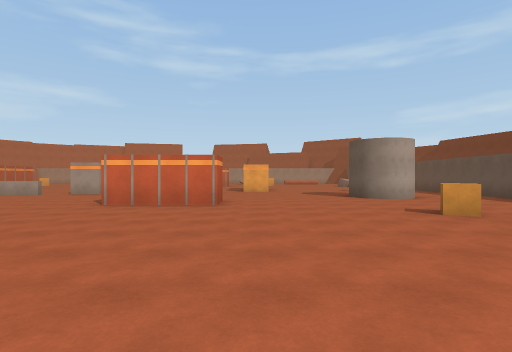
[1] (above)

24 first-person views from a walk through a scene from a Unity 3-D project. The camera is 1.5 m above the floor, looks level and sees 80° across. The floor is counted in squares, 2 m on a side. Each view is taken from the middle of a square. On the plan, view 1 faces up. The plan holds only what a view shows up to about 10 squares ahead; the rest is blank. The place goes on beyond the plan. The player character is not drawn.

[2]
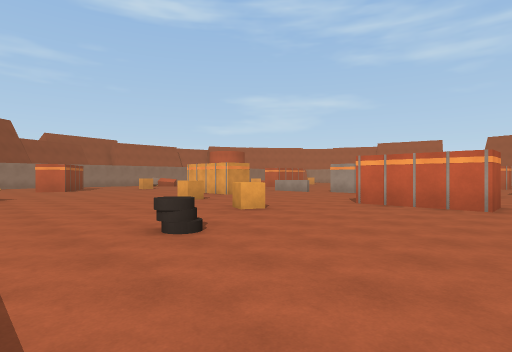

[3]
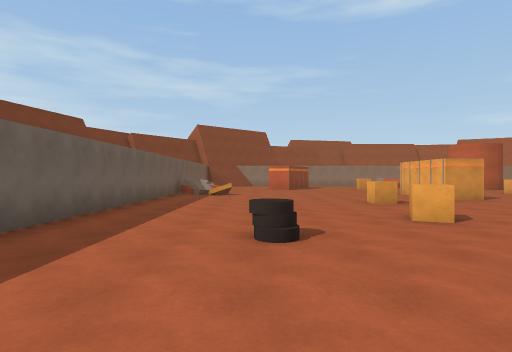

[4]
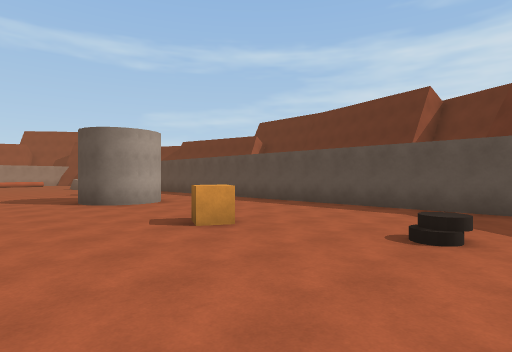

[5]
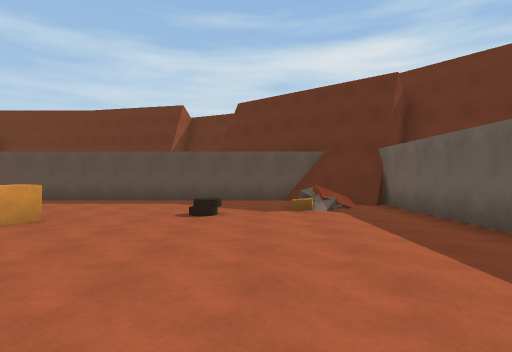

[6]
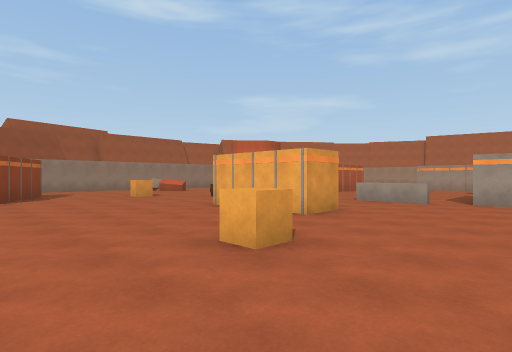

[7]
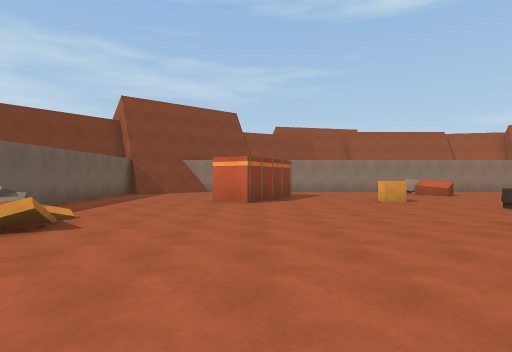

[8]
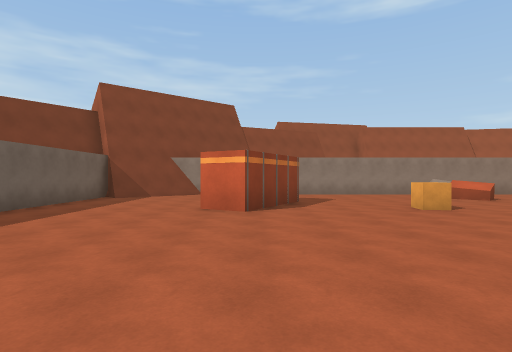

[9]
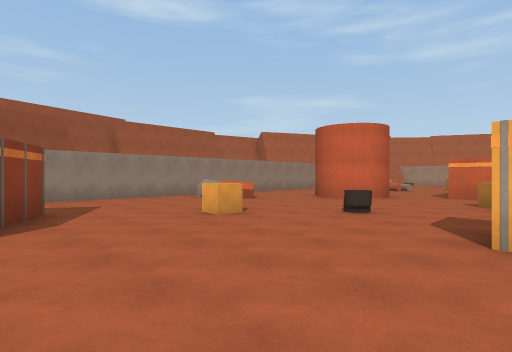

[10]
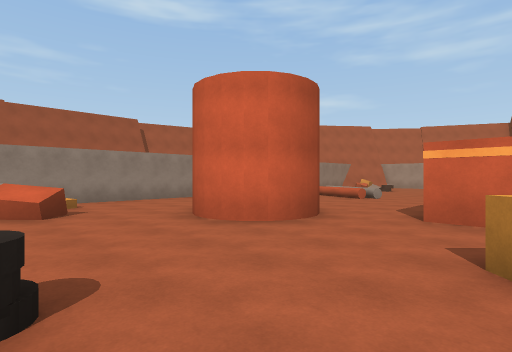

[11]
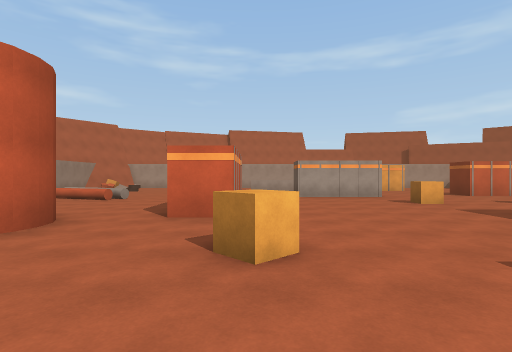

[12]
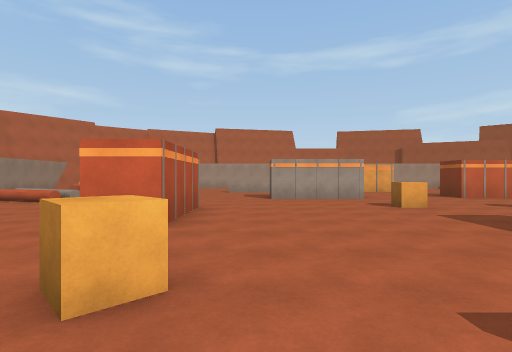

[13]
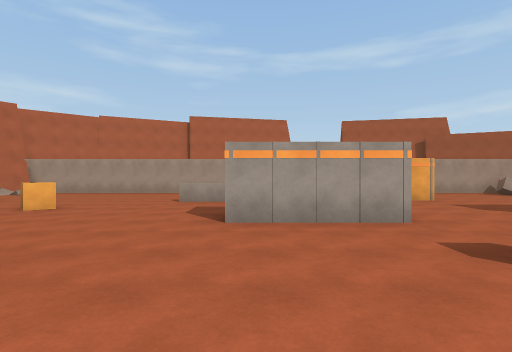

[14]
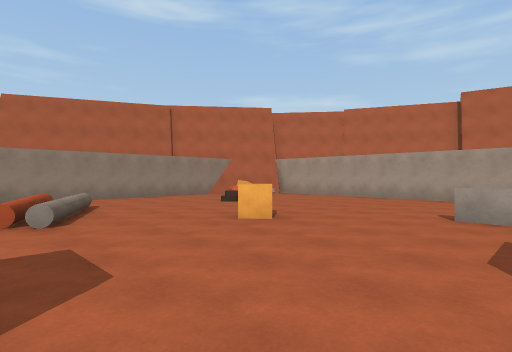

[15]
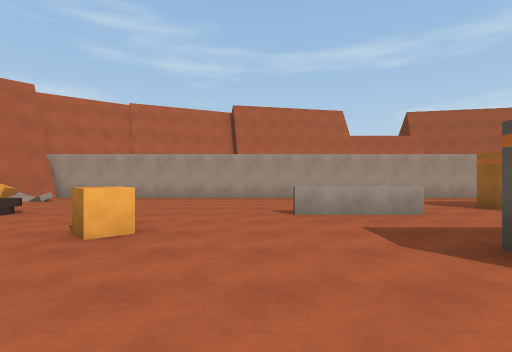

[16]
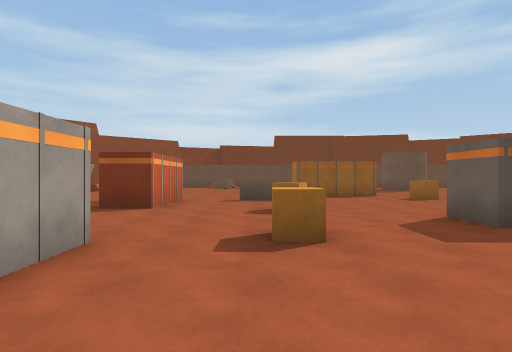

[17]
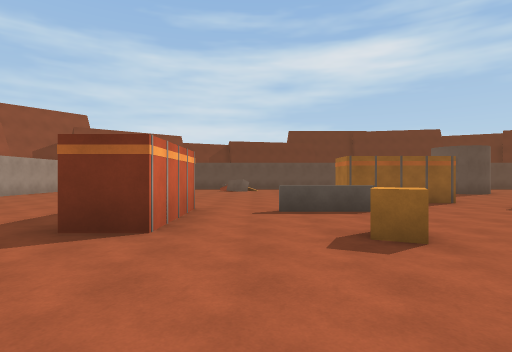

[18]
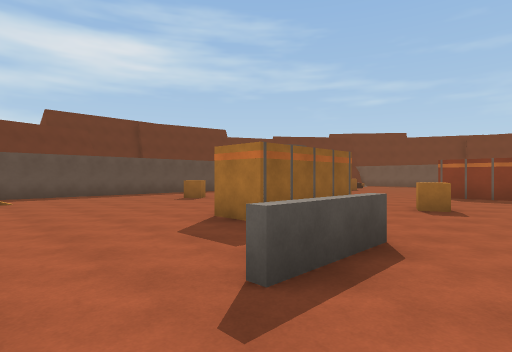

[19]
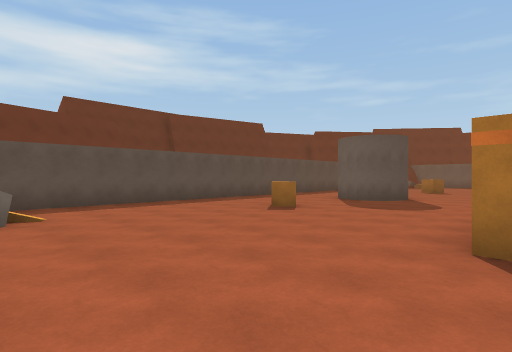

[20]
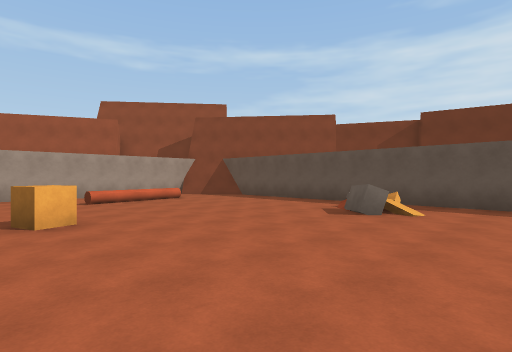

[21]
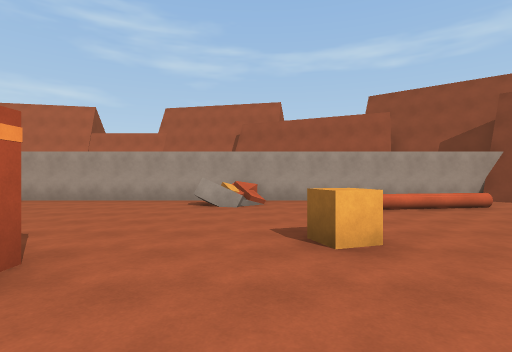

[22]
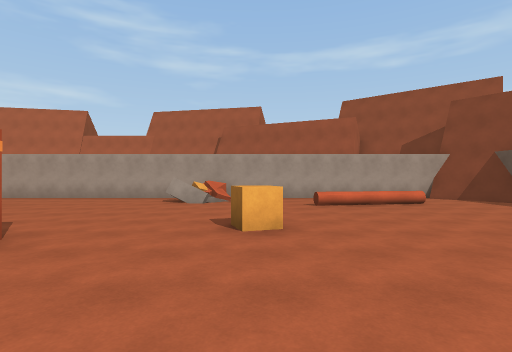

[23]
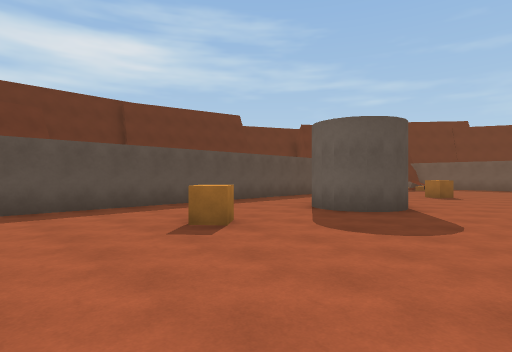

[24]
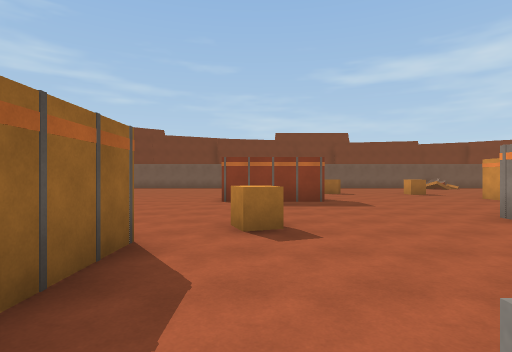

### Floor plan
Points are (right, up) in squares from view 1. A wall is a line through its corners. A room is listed if a view was taken in it or the views show most of it. See-through windows are left out.
Room 1 (views 1, 2, 3, 4, 5, 6, 7, 8, 9, 10, 11, 12, 13, 17, 18, 19, 20, 21, 22, 23, 24)
walls: (-6.8, 12.5) (-7.6, 12.5); (-4, 9.1) (-1, 9.1) (-1, 7.9) (-4, 7.9); (-8.4, 11.9) (-10.5, 11.9); (-7.6, 15.5) (-6.4, 15.5); (-0.6, 14.5) (-0.6, 17.5) (0.6, 17.5); (-9.5, 9.1) (-9.5, 7.9) (-12.5, 7.9); (-8.5, 20.9) (-11.5, 20.9); (-2, 21.4) (-5, 21.4); (4.7, 9.9) (4, 10) (3.6, 10.3) (3.4, 10.8) (3.5, 11.5) (4, 12) (4.6, 12.1); (-13.4, 17.4) (-13.4, 15.5) (-14.6, 15.5); (5.2, 10.2) (4.9, 10) (4.5, 9.9); (-16.1, 14.5) (-16.5, 13.5); (-16.2, 14.7) (-16.3, 13.9); (-16.4, 13.7) (-16.9, 13.3); (-16.7, 13.5) (-17.3, 13.2); (-17.1, 13.3) (-17.5, 13.2) (-18, 13.3); (-10, -1.3) (-3.9, -1.3); (-19, 5.3) (-16.4, 3.8) (-17, 2.7); (3, -1.3) (7, -1.3); (-22.3, 12.5) (-22.3, 10.8); (-22.3, 7.9) (-22.3, 5.9); (6.9, -1.3) (8.3, 0.5) (8.3, 23.8); (-20, -1.3) (-14.4, -1.3); (8.2, 27.5) (6.8, 29.3); (8.4, 27.8) (7.1, 29.4) (-4.5, 29.4)
low walls: (6.7, -1.1) (8.4, 0.9); (5.5, 27.1) (2.5, 26.6)
ways out: opening at (-16.7, 15.7) to room 2; opening at (-6.1, 24.4) to room 2
objects: other object (-20, 11); other object (-17, 8); other object (-15, 10); other object (-14, 0); other object (-13, -1); other object (-13, 0); other object (-13, 13); other object (-12, 0); other object (-9, 5); other object (-8, 19); other object (-5, 5); other object (-5, 18); other object (-4, 2); other object (-2, 13) to (-2, 14); other object (-1, 28); other object (1, 23) to (1, 24); other object (4, 6); other object (5, 3); other object (5, 15); other object (6, 21); other object (7, 1)
Room 2 (views 14, 15, 16)
walls: (-10.8, 24.9) (-13.2, 24.9); (-13.4, 18.4) (-13.4, 17.4); (-12.9, 29.4) (-15.9, 29.4); (-8.5, 25.8) (-8.5, 26.6); (-22.3, 22.9) (-22.3, 19.9); (-16.5, 15.3) (-16.1, 14.5); (-16.3, 14.9) (-16.2, 14.3); (-20.7, 29.1) (-21.6, 28); (-21.2, 28.9) (-21.8, 28.2); (-5.5, 25.4) (-6.2, 25.4); (-5, 21.4) (-5, 22.6); (-22.3, 14.9) (-22.3, 12.5); (-4.5, 29.4) (-7.2, 29.4)
low walls: (-18.1, 19.5) (-19.6, 20); (-19.9, 21.4) (-17.4, 20.2); (-19.5, 20.4) (-17.5, 19.6); (-20.5, 29.1) (-21.2, 28.3)
ways out: opening at (-16.7, 15.7) to room 1; opening at (-6.1, 24.4) to room 1
objects: other object (-21, 27); other object (-19, 25); other object (-16, 23)

Positions as (right, up) in squares from view 1, and headings:
1: (0, 0), facing up
2: (0, 0), facing up-left
3: (0, 2), facing left
4: (1, 2), facing up-right
5: (-1, 2), facing right
6: (-6, 3), facing up-left
7: (-8, 4), facing left
8: (-10, 4), facing left
9: (-12, 4), facing up-left
10: (-13, 10), facing up-left
11: (-13, 10), facing up
12: (-12, 11), facing up
13: (-11, 16), facing up
14: (-12, 19), facing up-left
15: (-14, 19), facing up
16: (-12, 19), facing right
17: (-9, 20), facing right
18: (-4, 21), facing down-right
19: (0, 21), facing down-right
20: (0, 18), facing up-right
21: (0, 20), facing up
22: (1, 19), facing up
23: (1, 18), facing down-right
24: (-2, 18), facing down
